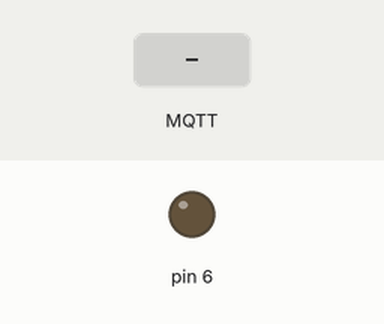
Simulated run of this sketch. Board: Arduino Uno, built with avr-gcc and run on an emulated ATmega328P. On the bench: output pins drawn as LEDs (lit = HIGH). The inputs (shaded band) are chosen by the test bench. No MQTT or app messages arrive unless stated.

Above: at 1.2 s.
1.3 s: MQTT message "5" arrives on the first subscribed topic
At 2.0 s:
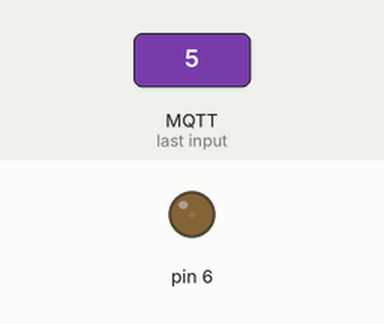
2.8 s: MQTT message "90" arrives on the first subscribed topic
At 3.1 s:
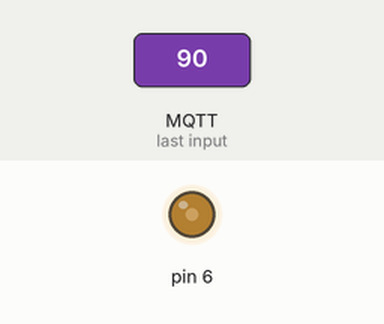
4.3 s: MQTT message "200" arrives on the first subscribed topic
At 5.5 s:
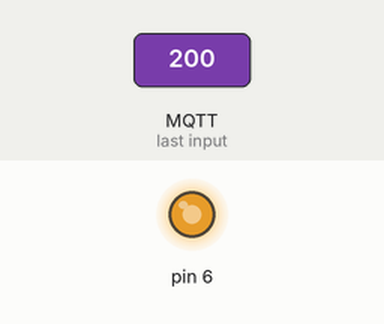
Timing chart, 0 to 7.3 s (numbered marks = the images above; inputs shaded):
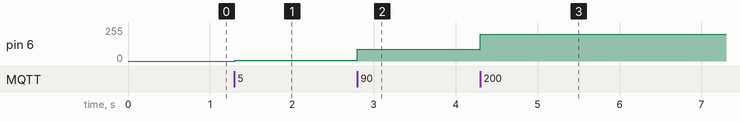

The sketch:

mqttAnalogMeter.ino
```cpp
#include <Ethernet.h>
#include <PubSubClient.h>
#include <SPI.h>

int value;
float input = 0;

byte mac[]    = {  0x90, 0xA2, 0xAA, 0x33, 0x59, 0x5A };
byte server[] = { 172, 16, 0, 70 };
byte ip[]     = { 172, 16, 0, 133 };

EthernetClient ethClient;
PubSubClient client(server, 1883, callback, ethClient);

void callback(char* topic, byte* payload, unsigned int length)
{
  payload[length] = '\0';
  int value = atoi((char * ) payload);
  //Serial.println(value);
  analogWrite(6, value);
}


void setup() {
  Ethernet.begin(mac, ip);
  //Serial.begin(9600);
  pinMode(6, OUTPUT);
}

int scaleToMeter(float input) {
  // math scale function with to points (255|40), (122|20)
  return 6.65 * input - 11;
}

void loop() {

  /*
  // used to calibrate
  analogWrite(6, 255);
  delay(2000);
  analogWrite(6, 0);
  delay(2000);

  for(int i=191; i<=255;i++)
  {
    analogWrite(6, i);
    delay(100);
  }*/


  if(client.connected())
  {
      client.loop();
  }
  else
  {
    if(client.connect("arduinoAnalogMeter")) {
      client.subscribe("byteli/analogMeter");
    }
    else {
      delay(5000);
    }
  }


}
```

Measured:
- after the input at 1.3 s, pin 6: 0/255 → 5/255 at once
- after the input at 2.8 s, pin 6: 5/255 → 90/255 at once
- after the input at 4.3 s, pin 6: 90/255 → 200/255 at once
